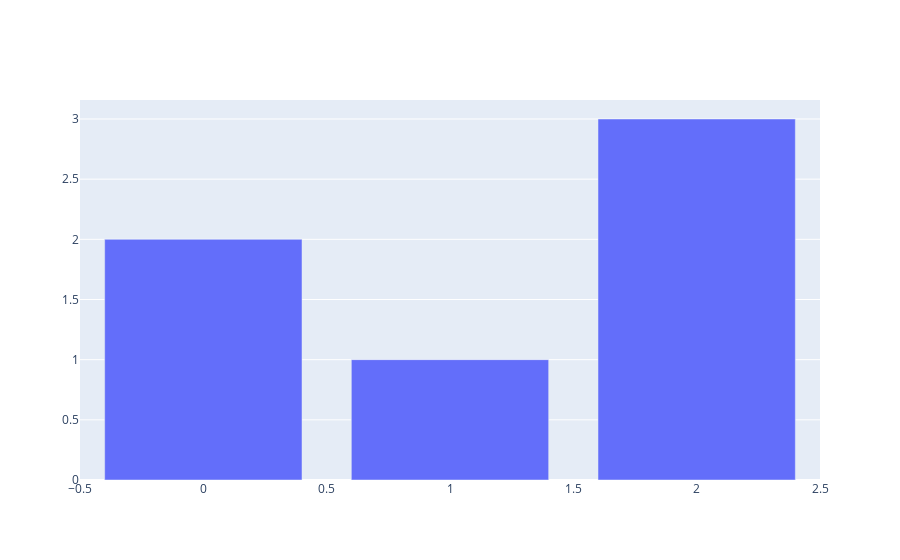

This figure's notebook cell:
### Markdown cell above
**Multiple Renderers**

You can specify that multiple renderers should be used by joining their names on "+" characters. This is useful when writing code that needs to support multiple contexts. For example, if a notebook specifies a default renderer string of "notebook+plotly_mimetype+pdf"then this notebook would be able to run in the classic Jupyter Notebook, in JupyterLab, and it would support being exported to PDF using nbconvert.

[How to display plotly outputs on Github? · Issue #931 · plotly/plotly.py](https://github.com/plotly/plotly.py/issues/931)

### Code cell
# my renderer config
import plotly.graph_objects as go

fig = go.Figure(
    data=[go.Bar(y=[2, 1, 3])]
)
fig.show(renderer="plotly_mimetype+png+notebook_connected")

### Figure 1 — Plotly figure (JSON) as saved in the notebook; plotly's stock layout.template omitted (floating-point values rounded to 4 significant figures)
{"data": [{"type": "bar", "y": [2, 1, 3]}], "layout": {}}
